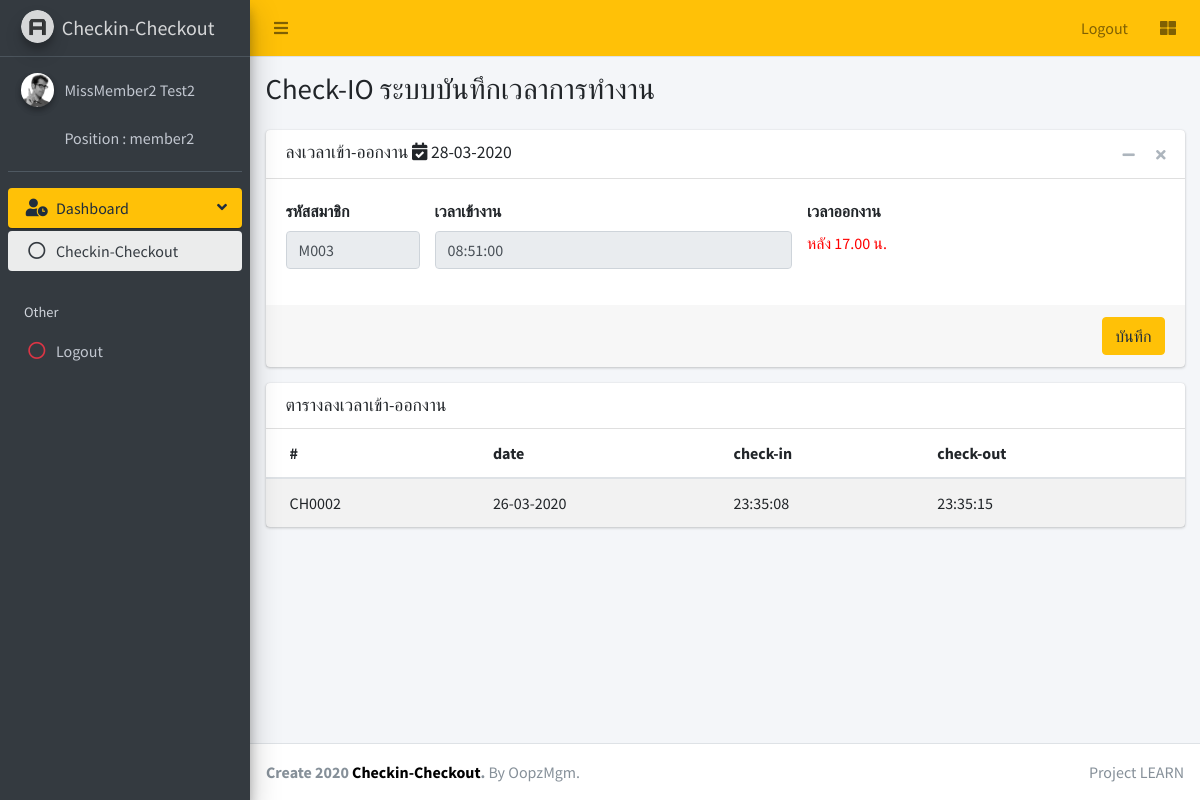
/member.php (signed in), run on the app's committed database.
### tables this page shows
CREATE TABLE `tbl_member` (
  `m_id` int(3) UNSIGNED ZEROFILL NOT NULL,
  `m_username` varchar(50) NOT NULL,
  `m_password` varchar(50) NOT NULL,
  `m_title` varchar(50) NOT NULL,
  `m_firstname` varchar(100) NOT NULL,
  `m_lastname` varchar(100) NOT NULL,
  `m_position` varchar(100) NOT NULL,
  `m_img` varchar(100) NOT NULL,
  `m_phone` varchar(20) NOT NULL,
  `m_email` varchar(50) NOT NULL,
  `m_level` varchar(10) NOT NULL,
  `m_datesave` timestamp NOT NULL DEFAULT current_timestamp() ON UPDATE current_timestamp()
);

CREATE TABLE `tbl_check_io` (
  `check_id` int(4) UNSIGNED ZEROFILL NOT NULL,
  `m_id` int(3) UNSIGNED ZEROFILL NOT NULL,
  `checkdate` date NOT NULL,
  `checkin` time NOT NULL,
  `checkout` time DEFAULT NULL
);

### member.php (the view, shortened to what this page needs)
<?php
include('condb.php');
$m_id = $_SESSION['m_id'];
$queryemp = "SELECT * FROM tbl_member WHERE m_id=$m_id";
$resultm = mysqli_query($condb, $queryemp) or die ("Error in query: $queryemp " . mysqli_error());
$rowm = mysqli_fetch_array($resultm);
$timenow = date('H:i:s');
$datenow = date('Y-m-d');
$querycheckio = "SELECT MAX(checkdate) as lastdate, checkin, checkout FROM tbl_check_io WHERE m_id=$m_id AND checkdate='$datenow' ";
$resultio = mysqli_query($condb, $querycheckio) or die ("Error in query: $querycheckio " . mysqli_error());
$rowio = mysqli_fetch_array($resultio);
?>
<!DOCTYPE html>
<html>
<head>
    <link rel="stylesheet" href="plugins/fontawesome-free/css/all.min.css">
    <link rel="stylesheet" href="https://code.ionicframework.com/ionicons/2.0.1/css/ionicons.min.css">
    <link rel="stylesheet" href="dist/css/adminlte.min.css">
</head>
<body class="hold-transition sidebar-mini layout-boxed">
    <div class="wrapper">
        <nav class="main-header navbar navbar-expand navbar-warning navbar-light">
            <ul class="navbar-nav">
                <li class="nav-item">
                    <a class="nav-link" data-widget="pushmenu" href="#"><i class="fas fa-bars"></i></a>
                </li>
            </ul>
            <ul class="navbar-nav ml-auto">
                <li class="nav-item d-none d-sm-inline-block">
                    <a href="logout.php" class="nav-link">Logout</a>
                </li>
                <li class="nav-item">
                    <a class="nav-link" data-widget="control-sidebar" data-slide="true" href="#">
                        <i class="fas fa-th-large"></i>
                    </a>
                </li>
            </ul>
        </nav>
        <aside class="main-sidebar sidebar-dark-warning elevation-4">
            <a href="index3.html" class="brand-link">
                <img src="dist/img/AdminLTELogo.png" alt="AdminLTE Logo" class="brand-image img-circle elevation-3"
                    style="opacity: .8">
                <span class="brand-text font-weight-light"><b>Checkin-Checkout</b></span>
            </a>
            <div class="sidebar">
                <div class="user-panel mt-3 pb-3 mb-3 d-flex">
                    <div class="image">
                        <img src="m_img/<?php echo $rowm['m_img'];?>" class="img-circle elevation-2" alt="User Image">
                    </div>
                    <div class="info">
                        <a href="#" class="d-block">
                            <?php echo $rowm['m_title'].$rowm['m_firstname']. ' '.$rowm['m_lastname'];?></a>
                        <br>
                        <a href="#" class="d-block"> Position : <?php echo $rowm['m_position'];?></a>
                    </div>
                </div>
                <nav class="mt-2">
                    <ul class="nav nav-pills nav-sidebar flex-column" data-widget="treeview" role="menu"
                        data-accordion="false">
                        <li class="nav-item has-treeview menu-open">
                            <a href="#" class="nav-link active">
                                <i class="nav-icon fas fa-user-clock"></i>
                                <p>
                                    Dashboard
                                    <i class="right fas fa-angle-left"></i>
                                </p>
                            </a>
                            <ul class="nav nav-treeview">
                                <li class="nav-item">
                                    <a href="index.html" class="nav-link active">
                                        <i class="far fa-circle nav-icon"></i>
                                        <p>Checkin-Checkout</p>
                                    </a>
                                </li>
                            </ul>
                        </li>
                        <li class="nav-header">Other</li>
                        <li class="nav-item">
                            <a href="logout.php" class="nav-link">
                                <i class="nav-icon far fa-circle text-danger"></i>
                                <p>Logout</p>
                            </a>
                        </li>
                    </ul>
                </nav>
            </div>
        </aside>
        <div class="content-wrapper">
            <section class="content-header">
                <div class="container-fluid">
                    <div class="row mb-2">
                        <div class="col-sm-6">
                            <h1>Check-IO ระบบบันทึกเวลาการทำงาน</h1>
                        </div>
                    </div>
                </div>
            </section>
            <section class="content">
                <div class="container-fluid">
                    <div class="row">
                        <div class="col-12">
                            <div class="card">
                                <div class="card-header">
                                    <h3 class="card-title">ลงเวลาเข้า-ออกงาน <i class="fas fa-calendar-check"></i>
                                        <?php echo date('d-m-Y');?></h3>
                                    <div class="card-tools">
                                        <button type="button" class="btn btn-tool" data-card-widget="collapse"
                                            data-toggle="tooltip" title="Collapse">
                                            <i class="fas fa-minus"></i></button>
                                        <button type="button" class="btn btn-tool" data-card-widget="remove"
                                            data-toggle="tooltip" title="Remove">
                                            <i class="fas fa-times"></i></button>
                                    </div>
                                </div>
                                <div class="card-body">
                                    <form action="save_db.php" method="post" class="form-horizontal">
                                        <div class="form-group row">
                                            <div class="col col-sm-2">
                                                <label for="m_id">รหัสสมาชิก</label>
                                                <input type="text" class="form-control" name=""
                                                    placeholder="รหัสสมาชิก" value="M<?php echo $rowm['m_id'];?>"
                                                    readonly>
                                            </div>
                                            <div class="col col-sm-5">
                                                <label for="m_id">เวลาเข้างาน</label>
                                                <?php if(isset($rowio['checkin'])){ ?>
                                                <input type="text" class="form-control" name="checkin"
                                                    value="<?php echo $rowio['checkin'];?>" disabled>
                                                <?php }else{ ?>
                                                <input type="text" class="form-control" name="checkin"
                                                    value="<?php echo date('H:i:s');?>" readonly>
                                                <?php  } ?>
                                            </div>
                                            <div class="col col-sm-5">
                                                <label for="m_id">เวลาออกงาน</label>
                                                <?php
                if($timenow > '17:00:00'){
                if(isset($rowio['checkout'])){ ?>
                                                <input type="text" class="form-control" name="checkout"
                                                    value="<?php echo $rowio['checkout'];?>" disabled>
                                                <?php }else{ ?>
                                                <input type="text" class="form-control" name="checkout"
                                                    value="<?php echo date('H:i:s');?>" readonly>
                                                <?php
                }
                }else{
                echo '<br><font color="red"> หลัง 17.00 น. </font>';
                } ?>
                                            </div>
                                        </div>
                                </div>
                                <div class="card-footer">
                                    <button type="submit" class="btn btn-warning float-right">บันทึก</button>
                                </div>
                            </div>
                            <?php
                              $querylist = "SELECT * FROM tbl_check_io WHERE m_id = $m_id ORDER BY checkdate DESC";
                              $resultlist = mysqli_query($condb, $querylist)  or die("Error:" . mysqli_error($querylist));
                              echo "
                              <div class='card'>
                              <div class='card-header'>
                                <h3 class='card-title'>ตารางลงเวลาเข้า-ออกงาน</h3>
                              </div>
                              <div class='card-body p-0'>
                              <table class='table table-striped'>
                              <thead>
                                <tr>
                                  <th>#</th>
                                  <th>date</th>
                                  <th>check-in</th>
                                  <th>check-out</th>
                                </tr>
                                </thead>
                                ";
                                foreach ($resultlist as $value) {
                                echo "<tr>";
                                  echo "<td>".'CH'.$value["check_id"] ."</td>";
                                  echo "<td>" .date('d-m-Y', strtotime($value["checkdate"])).  "</td> ";
                                  echo "<td>" .$value["checkin"] .  "</td> ";
                                  echo "<td>" .$value["checkout"] .  "</td> ";
                                echo "</tr>";
                                }
                              echo '</table>';
                            ?>
                        </div>
                    </div>
                </div>
        </div>
        </section>
    </div>
    <footer class="main-footer">
        <div class="float-right d-none d-sm-inline">
            Project LEARN
        </div>
        <strong>Create 2020 <a href="#" style="color:black">Checkin-Checkout</a>.</strong> By OopzMgm.
    </footer>
    </div>
</body>
</html>

### data on the page
tbl_member: m_img (picture), m_title "Miss", m_firstname "Member2", m_lastname "Test2", m_position "member2", m_id "M003"
tbl_check_io: check_id "0002", checkdate "26-03-2020", checkin "23:35:08", checkout "23:35:15"
